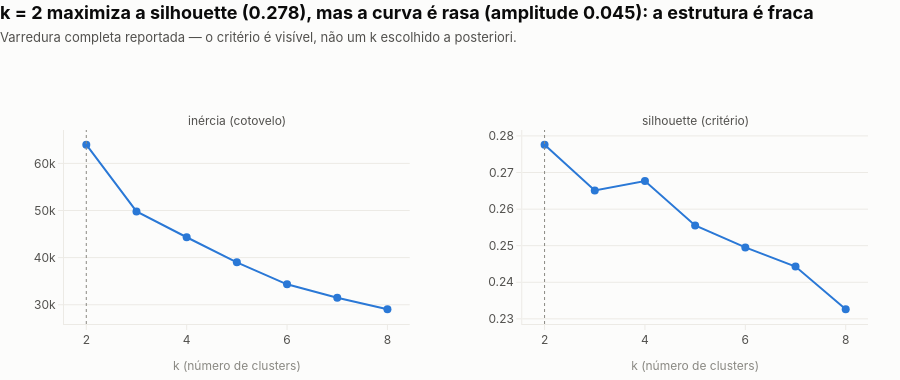

Notebook code for this chart:
### Code cell
eda.fig_cluster_scan(scan, k)

### Figure 1 — Plotly figure (JSON) as saved in the notebook; plotly's stock layout.template omitted (floating-point values rounded to 4 significant figures)
{"data": [{"hovertemplate": "k=%{x}<br>inercia %{y:.4g}<extra></extra>", "line": {"color": "#2a78d6", "width": 2}, "marker": {"color": "#2a78d6", "size": 8}, "mode": "lines+markers", "type": "scatter", "x": [2, 3, 4, 5, 6, 7, 8], "xaxis": "x", "y": [63960.0, 49800.0, 44330.0, 39010.0, 34340.0, 31500.0, 29040.0], "yaxis": "y"}, {"hovertemplate": "k=%{x}<br>silhouette %{y:.4g}<extra></extra>", "line": {"color": "#2a78d6", "width": 2}, "marker": {"color": "#2a78d6", "size": 8}, "mode": "lines+markers", "type": "scatter", "x": [2, 3, 4, 5, 6, 7, 8], "xaxis": "x2", "y": [0.2776, 0.2651, 0.2677, 0.2555, 0.2495, 0.2443, 0.2326], "yaxis": "y2"}], "layout": {"annotations": [{"font": {"color": "#52514e", "size": 12}, "showarrow": false, "text": "inércia (cotovelo)", "x": 0.215, "xanchor": "center", "xref": "paper", "y": 1.0, "yanchor": "bottom", "yref": "paper"}, {"font": {"color": "#52514e", "size": 12}, "showarrow": false, "text": "silhouette (critério)", "x": 0.785, "xanchor": "center", "xref": "paper", "y": 1.0, "yanchor": "bottom", "yref": "paper"}], "height": 380, "margin": {"b": 56, "l": 64, "r": 32, "t": 130}, "shapes": [{"line": {"color": "#8a8983", "dash": "dot", "width": 1}, "type": "line", "x0": 2, "x1": 2, "xref": "x", "y0": 0, "y1": 1, "yref": "y domain"}, {"line": {"color": "#8a8983", "dash": "dot", "width": 1}, "type": "line", "x0": 2, "x1": 2, "xref": "x2", "y0": 0, "y1": 1, "yref": "y2 domain"}], "showlegend": false, "title": {"text": "<b>k = 2 maximiza a silhouette (0.278), mas a curva é rasa (amplitude 0.045): a estrutura é fraca</b><br><span style='font-size:13px;color:#52514e'>Varredura completa reportada — o critério é visível, não um k escolhido a posteriori.</span>"}, "xaxis": {"anchor": "y", "domain": [0.0, 0.43], "title": {"text": "k (número de clusters)"}}, "xaxis2": {"anchor": "y2", "domain": [0.57, 1.0], "title": {"text": "k (número de clusters)"}}, "yaxis": {"anchor": "x", "domain": [0.0, 1.0]}, "yaxis2": {"anchor": "x2", "domain": [0.0, 1.0]}}}
